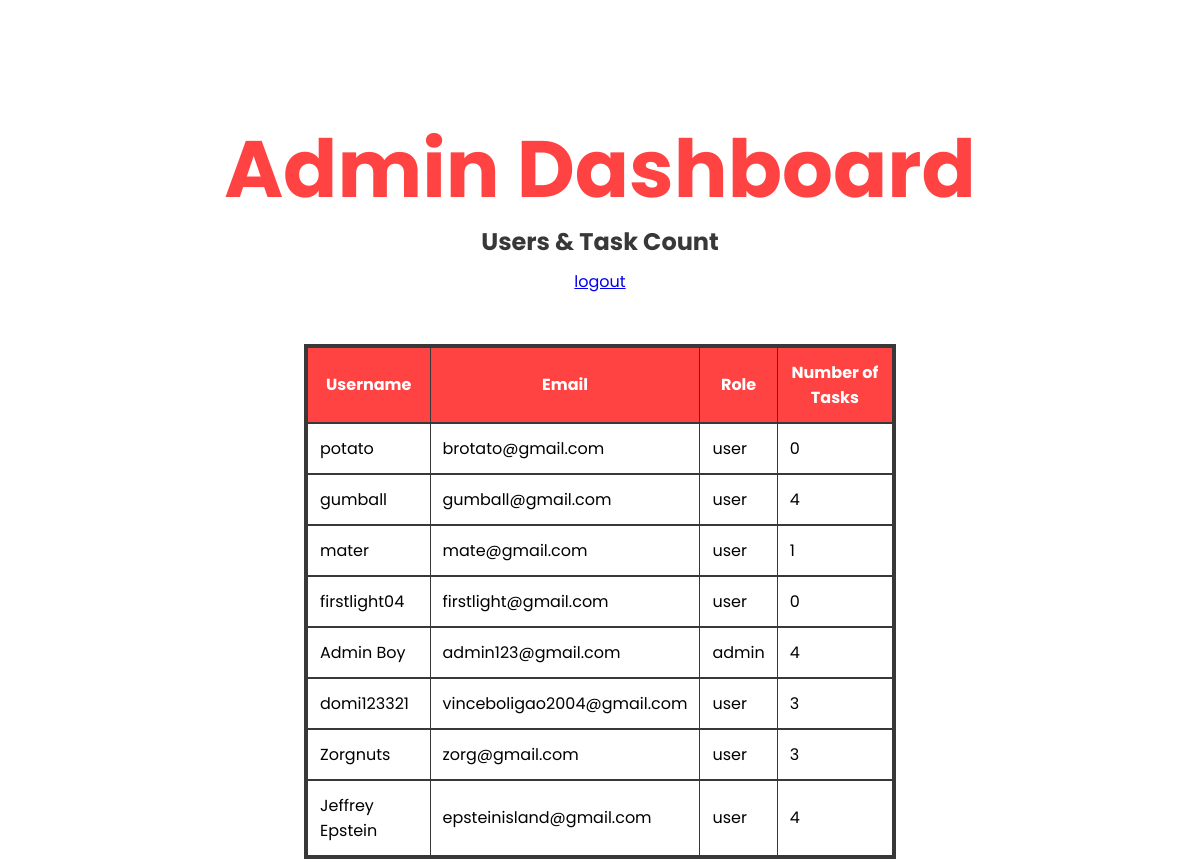
Screenshot of /admin (signed in) with the database file from the repository.
### Website/models.py (models this page shows)
class User(db.Model, UserMixin):
    id = db.Column(db.Integer,primary_key=True)
    email = db.Column(db.String(150), unique=True, nullable=False)
    password_hash = db.Column(db.String(256), nullable=False)
    role = db.Column(db.String(20), default='user')
    username = db.Column(db.String(30))
    todos = db.relationship('Todo', backref='user',lazy=True)

### Website/routes.py (the view)
@bp.route('/admin')
@login_required
def admin():
    if current_user.role != 'admin':
        abort(403)
    users = User.query.all()
    return render_template('admin.html', users=users)

### Website/templates/admin.html (shortened to what this page needs)
{% extends 'base.html' %}
{% block styles %}<link rel="stylesheet" href="../static/styles/admin.css">{% endblock %}
{% block content %}
    <div class="header">
        <h1>Admin Dashboard</h1>
        <h2>Users & Task Count</h2>
        <a href="{{url_for('routes.logout')}}">logout</a>
    </div>
    <div class="table-container">
        <table border="1" cellpadding="8">
            <tr>
                <th>Username</th>
                <th>Email</th>
                <th>Role</th>
                <th>Number of Tasks</th>
            </tr>
            {% for user in users %}
            <tr>
                <td>{{ user.username }}</td>
                <td>{{ user.email }}</td>
                <td>{{ user.role }}</td>
                <td>{{ user.todos | length }}</td>
            </tr>
            {% endfor %}
        </table>
    </div>
{% endblock %}

### Website/templates/base.html (shortened to what this page needs)
<!DOCTYPE html>
<html lang="en">
<head>
    {% block styles %}{% endblock %}
</head>
<body>
    {% block content %}
    {% endblock%}
</body>
</html>

### Website/static/styles/admin.css (style rules this page uses)
body { display: flex; flex-direction: column; font-family: 'Poppins', sans-serif; margin-top: 80px; }
.header { display: flex; align-items: center; justify-content: center; flex-direction: column; }
h1 { font-size: 80px; margin-bottom: 10px; line-height: 70px; color: #ff4343; }
h2 { margin: 10px; color: #383838; }
table { background-color: rgb(255, 255, 255); border: solid 4px #383838; border-collapse: collapse; }
td { border-bottom: 2px solid #383838; padding: 12px; }
th { border-bottom: 2px solid #383838; padding: 12px; background-color: #ff4343; color:white; }
.table-container { display: flex; flex-direction: column; margin: 0% 25%; margin-top: 50px; }

### rows the page displays
User: username "potato", email "brotato@gmail.com", role "user", todos|length "0"
User: username "gumball", email "gumball@gmail.com", role "user", todos|length "4"
User: username "mater", email "mate@gmail.com", role "user", todos|length "1"
User: username "firstlight04", email "firstlight@gmail.com", role "user", todos|length "0"
User: username "Admin Boy", email "admin123@gmail.com", role "admin", todos|length "4"
User: username "domi123321", email "vinceboligao2004@gmail.com", role "user", todos|length "3"
User: username "Zorgnuts", email "zorg@gmail.com", role "user", todos|length "3"
User: username "Jeffrey Epstein", email "epsteinisland@gmail.com", role "user", todos|length "4"
